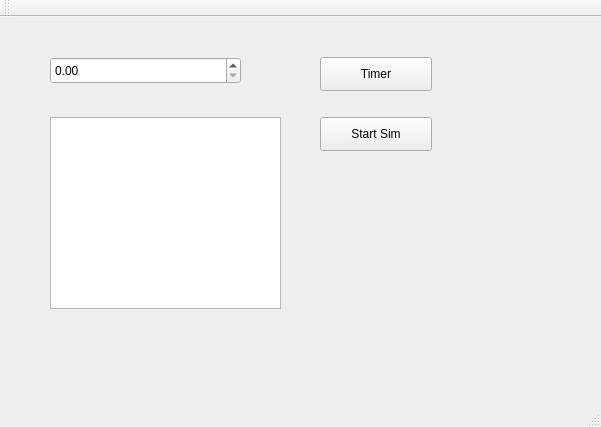
<?xml version="1.0" encoding="UTF-8"?>
<ui version="4.0">
 <class>garbageApp</class>
 <widget class="QMainWindow" name="garbageApp">
  <property name="geometry">
   <rect>
    <x>0</x>
    <y>0</y>
    <width>601</width>
    <height>427</height>
   </rect>
  </property>
  <property name="windowTitle">
   <string>garbageApp</string>
  </property>
  <widget class="QWidget" name="centralWidget">
   <widget class="QPushButton" name="timerInit">
    <property name="geometry">
     <rect>
      <x>320</x>
      <y>40</y>
      <width>112</width>
      <height>34</height>
     </rect>
    </property>
    <property name="text">
     <string>Timer</string>
    </property>
   </widget>
   <widget class="QDoubleSpinBox" name="timerOut">
    <property name="geometry">
     <rect>
      <x>50</x>
      <y>40</y>
      <width>191</width>
      <height>27</height>
     </rect>
    </property>
   </widget>
   <widget class="QPushButton" name="simInit">
    <property name="geometry">
     <rect>
      <x>320</x>
      <y>100</y>
      <width>112</width>
      <height>34</height>
     </rect>
    </property>
    <property name="text">
     <string>Start Sim</string>
    </property>
   </widget>
   <widget class="QListWidget" name="simOut">
    <property name="geometry">
     <rect>
      <x>50</x>
      <y>100</y>
      <width>231</width>
      <height>192</height>
     </rect>
    </property>
   </widget>
  </widget>
  <widget class="QMenuBar" name="menuBar">
   <property name="geometry">
    <rect>
     <x>0</x>
     <y>0</y>
     <width>601</width>
     <height>30</height>
    </rect>
   </property>
  </widget>
  <widget class="QToolBar" name="mainToolBar">
   <attribute name="toolBarArea">
    <enum>TopToolBarArea</enum>
   </attribute>
   <attribute name="toolBarBreak">
    <bool>false</bool>
   </attribute>
  </widget>
  <widget class="QStatusBar" name="statusBar"/>
 </widget>
 <layoutdefault spacing="6" margin="11"/>
 <resources/>
 <connections/>
</ui>
